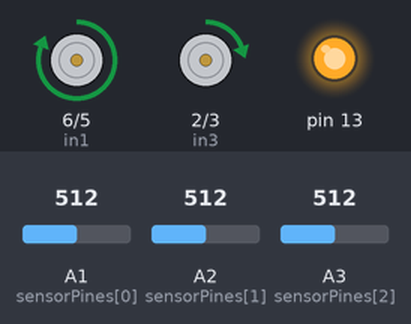
The sketch below on a simulated Arduino Uno, built with avr-gcc and run on an emulated ATmega328P. On the bench: motor-driver pin pairs drawn as motors (green arrow = first pin HIGH = forward, orange = second pin HIGH = backward, longer = more drive, scaled by the enable pin), output pins drawn as LEDs (lit = HIGH). Inputs (shaded band) come from the test bench; at power-on: A2 (sensorPines[1]) = 512, A1 (sensorPines[0]) = 512, A3 (sensorPines[2]) = 512.

Above: at 2.2 s.
2.3 s: A2 (sensorPines[1]) set to 730
At 3.3 s:
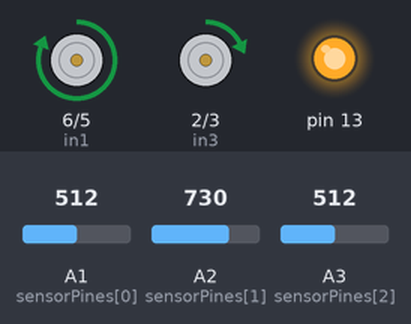
3.8 s: A2 (sensorPines[1]) set to 745
At 4.4 s:
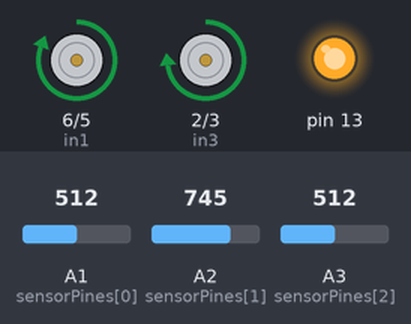
5.3 s: A2 (sensorPines[1]) set to 810
At 5.6 s:
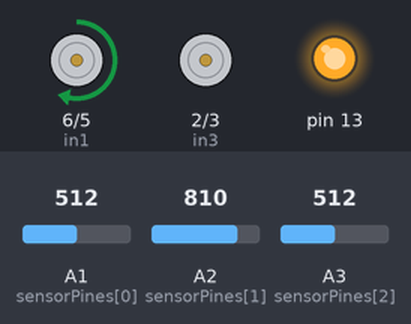
6.8 s: A1 (sensorPines[0]) set to 789
8.3 s: A1 (sensorPines[0]) set to 811
At 9.1 s:
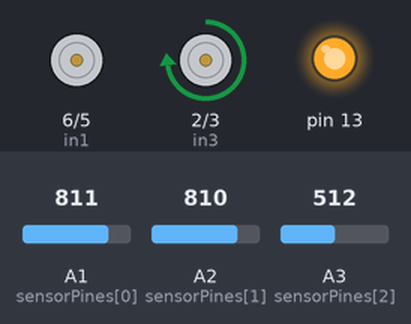
9.8 s: A3 (sensorPines[2]) set to 790
11.3 s: A3 (sensorPines[2]) set to 810
At 12.5 s:
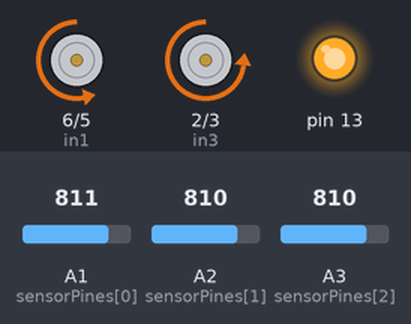
Timing chart, 0 to 13.8 s (numbered marks = the images above; inputs shaded):
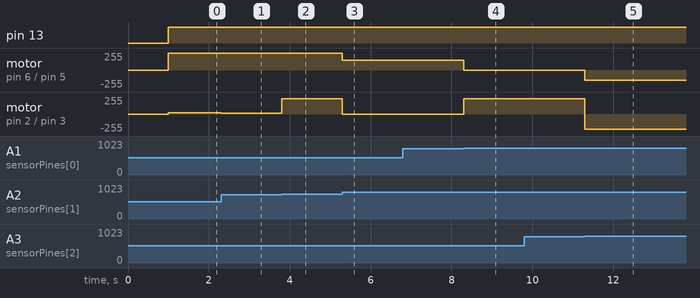

The sketch:

Seguidor_de_linea_3sensores_QTR_principio_PID.ino
```cpp
const int sensorPines[] = {A1, A2, A3};
int velocidad = 150;
float Kp = 20;
int umbral = 800;

void setup() {
  for (int i = 0; i < 3; i++) {
    pinMode(sensorPines[i], INPUT);
  }

  pinMode(10, OUTPUT); // enA
  pinMode(6, OUTPUT);  // in1
  pinMode(5, OUTPUT);  // in2
  pinMode(2, OUTPUT);  // in3
  pinMode(3, OUTPUT);  // in4
  pinMode(11, OUTPUT); // enB
  pinMode(13, OUTPUT);
  delay(1000);
}

void loop() {
  int valoresSensores[3];
  for (int i = 0; i < 3; i++) {
    valoresSensores[i] = analogRead(sensorPines[i]);
  }
  digitalWrite(13, HIGH);
  // Determinar la dirección del giro
  if (valoresSensores[1] < umbral) {
    // Si el sensor A1 está sobre la línea, avanza recto
    int correccion = Kp * (valoresSensores[1] - umbral);
    int velocidad_izq = velocidad + correccion;
    int velocidad_der = velocidad - correccion;
    avanzarConVelocidad(velocidad_izq, velocidad_der);
  } else if (valoresSensores[0] < umbral) {
    girarDerecha(velocidad);
  } else if (valoresSensores[2] < umbral) {
    girarIzquierda(velocidad);
  } else {
    retroceder();
  }
}

// Avanzar hacia adelante con la velocidad dada
void adelante() {
  avanzarConVelocidad(velocidad, velocidad);
}

// Girar a la derecha con la velocidad dada
void girarDerecha(int velocidad) {
  avanzarConVelocidad(velocidad, 0);
}

// Girar a la izquierda con la velocidad dada
void girarIzquierda(int velocidad) {
  avanzarConVelocidad(0, velocidad);
}

// Detener el robot de manera suave
void detener() {
  for (int i = 1; i <= 7; i++) {
    digitalWrite(i, LOW);
  }
  analogWrite(10, 0);
  analogWrite(11, 0);
}

// Avanzar con velocidad específica para cada motor
void avanzarConVelocidad(int velocidad_izq, int velocidad_der) {
  digitalWrite(6, HIGH);
  digitalWrite(5, LOW);
  digitalWrite(2, HIGH);
  digitalWrite(3, LOW);
  analogWrite(10, velocidad_izq);
  analogWrite(11, velocidad_der);
}

void retroceder() {
digitalWrite(6, LOW);
  digitalWrite(5, HIGH);
  digitalWrite(2, LOW);
  digitalWrite(3, HIGH);
  analogWrite(10, velocidad);
  analogWrite(11, velocidad);
}
```

Measured:
- the behaviour switches between 730 and 731 on A2 (sensorPines[1]) (found by bisection; images 1 and 2)
- the behaviour switches between 799 and 800 on A1 (sensorPines[0]) (found by bisection; images 3 and 4)
- the behaviour switches between 799 and 800 on A3 (sensorPines[2]) (found by bisection; images 4 and 5)
- after the input at 2.3 s, motor on pin 2 (in3) / pin 3 (in4): forward 22/255 → forward 14/255 at once
- after the input at 3.8 s, motor on pin 2 (in3) / pin 3 (in4): forward 14/255 → forward 226/255 at once
- after the input at 5.3 s, motor on pin 6 (in1) / pin 5 (in2): forward 255/255 → forward 150/255 at once; motor on pin 2 (in3) / pin 3 (in4): forward 226/255 → stopped at once
- after the input at 6.8 s, every drawn part: stays the same
- after the input at 8.3 s, motor on pin 6 (in1) / pin 5 (in2): forward 150/255 → stopped at once; motor on pin 2 (in3) / pin 3 (in4): stopped → forward 226/255 at once
- after the input at 9.8 s, every drawn part: stays the same
- after the input at 11.3 s, motor on pin 6 (in1) / pin 5 (in2): stopped → backward 150/255 at once; motor on pin 2 (in3) / pin 3 (in4): forward 226/255 → backward 226/255 at once
